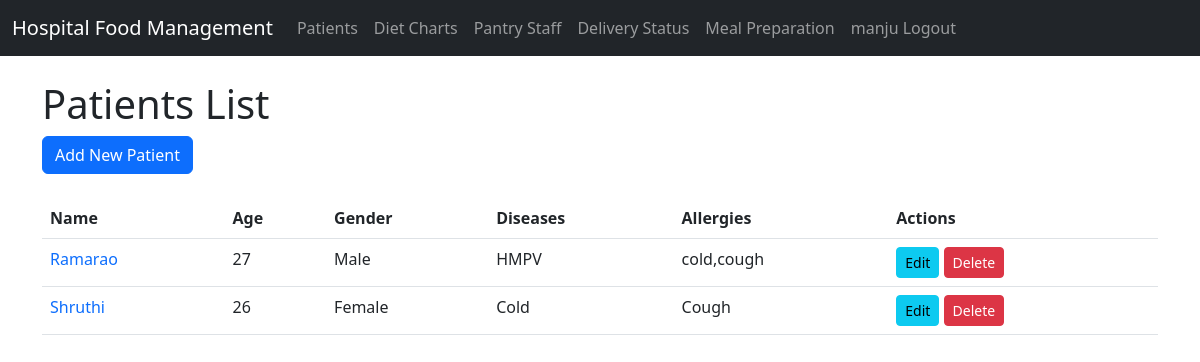
The page /hospital/patients/ (signed in) on the database its author committed.
### hospital/models.py (models this page shows, shortened)
class Patient(models.Model):
    name = models.CharField(max_length=100)
    diseases = models.TextField()
    allergies = models.TextField()
    room_number = models.IntegerField()
    bed_number = models.IntegerField()
    floor_number = models.IntegerField()
    age = models.IntegerField()
    gender = models.CharField(max_length=10)
    contact_info = models.CharField(max_length=15)
    emergency_contact = models.CharField(max_length=15)
    additional_info = models.TextField(blank=True, null=True)

### hospital/views.py (the view)
# urls.py: path('patients/', views.patient_list_, name='patient_list_create'),
def patient_list_(request):
    patients = Patient.objects.all()
    return render(request,'hospital/patient_list.html',{'patient':patients})

### templates/hospital/patient_list.html
{% extends "base.html" %}
{% block content %}
{% if request.user.is_authenticated %}
<h1>Patients List</h1>
<a href="{% url 'patient_create_' %}" class="btn btn-primary">Add New Patient</a>
<br><br>
<div class="d-flex align-items-center justify-content-center">
    <table class="table">
        <thead>
            <tr>
                <th>Name</th>
                <th>Age</th>
                <th>Gender</th>
                <th>Diseases</th>
                <th>Allergies</th>
                <th>Actions</th>
            </tr>
        </thead>
        <tbody>
            {% for patients in patient %}
            <tr>
                <td>
                    <a href="{% url 'patient_detail' patients.id %}" style="text-decoration: none;">{{ patients.name }}</a>
                </td>
                <td>{{ patients.age }}</td>
                <td>{{ patients.gender }}</td>
                <td>{{ patients.diseases }}</td>
                <td>{{ patients.allergies }}</td>
                <td>
                    <a href="{% url 'patient_update' patients.id %}" class="btn btn-info btn-sm">Edit</a>
                    <a href="{% url 'patient_delete' patients.id %}" class="btn btn-danger btn-sm">Delete</a>
                </td>
            </tr>
            {% endfor %}
        </tbody>
    </table>
</div>
{% else %}
    <h4><i>You're Not Authorized</i></h4> To Continue <a style="text-decoration: none;" href="{% url 'login' %}">Login Here</a>
{% endif %}
{% endblock %}

### templates/base.html (shortened to what this page needs)
<!DOCTYPE html>
{% load static %}
<html lang="en">
<head>
    <link href="https://cdn.jsdelivr.net/npm/bootstrap@5.3.0-alpha3/dist/css/bootstrap.min.css" rel="stylesheet">
</head>
<body>
    <nav class="navbar navbar-expand-lg navbar-dark bg-dark">
        <div class="container-fluid">
            <a class="navbar-brand" href="{% url 'patient_list_create' %}">Hospital Food Management</a>
            <div class="collapse navbar-collapse" id="navbarNav">
                <ul class="navbar-nav">
                    {% if request.user.is_authenticated %}
                    <li class="nav-item">
                        <a class="nav-link" href="/hospital/patients/">Patients</a>
                    </li>
                    <li class="nav-item">
                        <a class="nav-link" href="/hospital/diet-charts/">Diet Charts</a>
                    </li>
                    <li class="nav-item">
                        <a class="nav-link" href="/pantry/staff/">Pantry Staff</a>
                    </li>
                    <li class="nav-item">
                        <a class="nav-link" href="/delivery/delivery_personnel_list/">Delivery Status</a>
                    </li>
                    <li class="nav-item">
                        <a class="nav-link" href="/delivery/meal_preparation_create_/">Meal Preparation</a>
                    </li>
                    <li class="nav-item">
                        <a href="{% url 'logout' %}" class="btn-btn-outline-suceess nav-link"> {{ request.user.username }} Logout</a>
                    </li>
                </ul>
                    {% endif %}
            </div>
        </div>
    </nav>
    <div class="container mt-4">
        {% block content %}
        {% endblock %}
    </div>
</body>
</html>

### rows shown on the page
Patient: name "Ramarao", age "27", gender "Male", diseases "HMPV", allergies "cold,cough"
Patient: name "Shruthi", age "26", gender "Female", diseases "Cold", allergies "Cough"

### other values the page prints
{{ request.user.username }} "manju"
